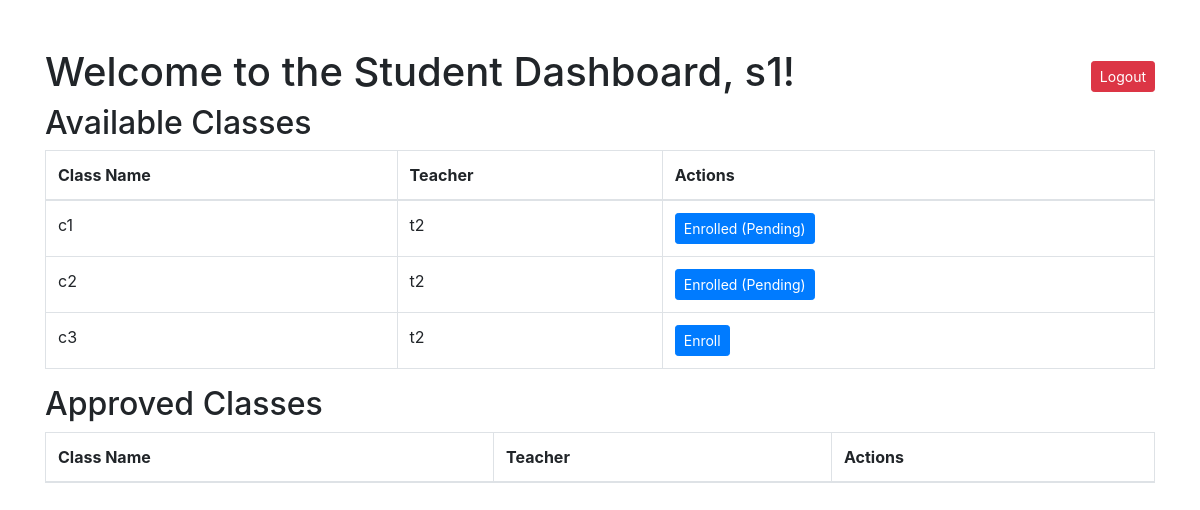
Page /student/dashboard (signed in) on the earlier database version.
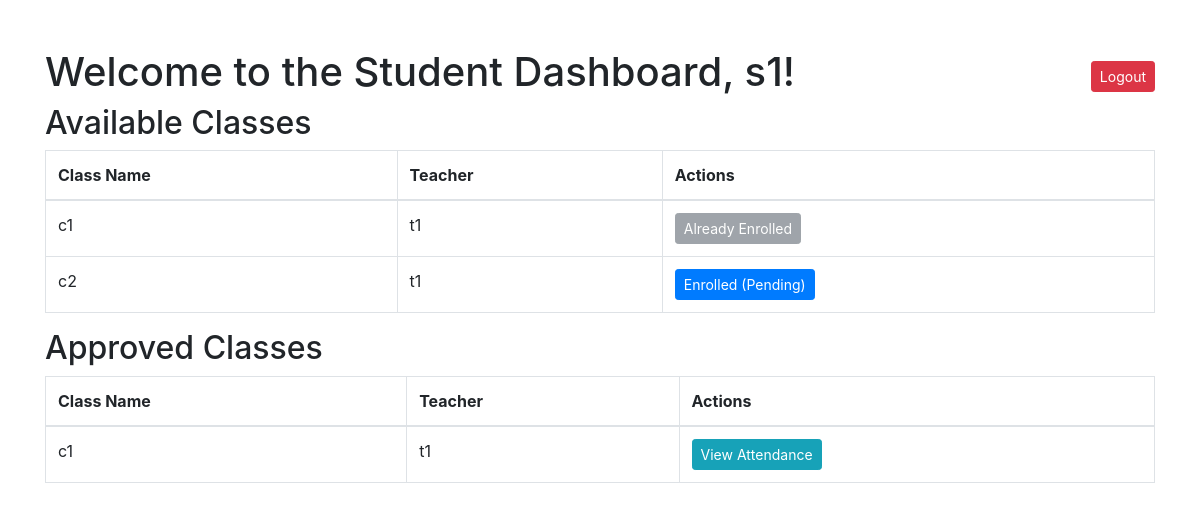
Same page on the later database version.
### app.py (models this page shows)
class Class(db.Model):
    id = db.Column(db.Integer, primary_key=True)
    name = db.Column(db.String(150), nullable=False)
    teacher_id = db.Column(db.Integer, db.ForeignKey('user.id'), nullable=False)
    students = db.relationship('Enrollment', back_populates='class_enrolled', lazy=True)
    teacher = db.relationship('User', backref='classes')

class User(UserMixin, db.Model):
    id = db.Column(db.Integer, primary_key=True)
    username = db.Column(db.String(150), unique=True, nullable=False)
    password = db.Column(db.String(150), nullable=False)
    role = db.Column(db.String(50), nullable=False)  # Role: Teacher or Student
    status = db.Column(db.String(50), default='pending')  # New status column
    enrollments = db.relationship('Enrollment', back_populates='student')  # Add this line

### app.py (the view)
@app.route('/student/dashboard')
@login_required
def student_dashboard():
    available_classes = Class.query.all()  # Get all available classes
    approved_classes = Class.query.join(Enrollment).filter(Enrollment.student_id == current_user.id, Enrollment.status == 'Approved').all()  # Get approved classes for the current student
    approved_classes_with_teachers = []
    for cls in approved_classes:
        approved_classes_with_teachers.append({
            'class': cls,
            'teacher_name': cls.teacher.username if cls.teacher else 'No teacher assigned'
        })
    pending_enrollments = Enrollment.query.filter_by(student_id=current_user.id, status='Pending').all()
    pending_class_ids = {enrollment.class_id for enrollment in pending_enrollments}
    approved_class_ids = {cls.id for cls in approved_classes}
    return render_template('student/student_dashboard.html', available_classes=available_classes, approved_classes=approved_classes, pending_class_ids=pending_class_ids,approved_class_ids=approved_class_ids)

### app.py (called while the page is built)
@login_manager.user_loader
def load_user(user_id):
    return User.query.get(int(user_id))

### templates/student/student_dashboard.html (shortened to what this page needs)
<!DOCTYPE html>
<html lang="en">
<head>
    <link rel="stylesheet" href="https://stackpath.bootstrapcdn.com/bootstrap/4.5.2/css/bootstrap.min.css">
</head>
<body>
    <div class="container mt-5">
        <div class="d-flex justify-content-between align-items-center mt-4">
            <h1>Welcome to the Student Dashboard, {{ current_user.username }}!</h1>
            <form action="{{ url_for('logout') }}" method="POST" style="display:inline;">
                <button type="submit" class="btn btn-danger btn-sm">Logout</button>
            </form>
        </div>
        <h2>Available Classes</h2>
        <table class="table table-bordered">
            <thead>
                <tr>
                    <th>Class Name</th>
                    <th>Teacher</th>
                    <th>Actions</th>
                </tr>
            </thead>
            <tbody>
                {% for class in available_classes %}
                <tr>
                    <td>{{ class.name }}</td>
                    <td>
                        {% if class.teacher %}
                            {{ class.teacher.username }}
                        {% else %}
                            No teacher assigned
                        {% endif %}
                    </td>
                    <td>
                        {% if class.id in approved_class_ids %}
                            <button class="btn btn-secondary btn-sm" disabled>Already Enrolled</button>
                        {% else %}
                            <form action="{{ url_for('enroll_in_class', class_id=class.id) }}" method="POST" style="display:inline;">
                                <button type="submit" class="btn btn-primary btn-sm">
                                    {% if class.id in pending_class_ids %} Enrolled (Pending) {% else %} Enroll {% endif %}
                                </button>
                            </form>
                        {% endif %}
                    </td>
                </tr>
                {% endfor %}
            </tbody>
        </table>
        <h2>Approved Classes</h2>
        <table class="table table-bordered">
            <thead>
                <tr>
                    <th>Class Name</th>
                    <th>Teacher</th>
                    <th>Actions</th>
                </tr>
            </thead>
            <tbody>
                {% for class in approved_classes %}
                <tr>
                    <td>{{ class.name }}</td>
                    <td>{{ class.teacher.username }}</td>
                    <td>
                        <a href="{{ url_for('view_attendance', class_id=class.id) }}" class="btn btn-info btn-sm">View Attendance</a>
                    </td>
                </tr>
                {% endfor %}
            </tbody>
        </table>
    </div>
</body>
</html>

Differences in the rows shown:
removed Class: name "c3", teacher.username "t2", shows "Enroll", shown under "Available Classes"
now on one of the page's lists (row edited): Class: name "c1", teacher.username "t1"
changed Class (number 1 of 2 on the later page): teacher.username "t2" → "t1"; text "Enrolled (Pending)" → "Already Enrolled"
changed Class (number 2 of 2 on the later page): teacher.username "t2" → "t1"
